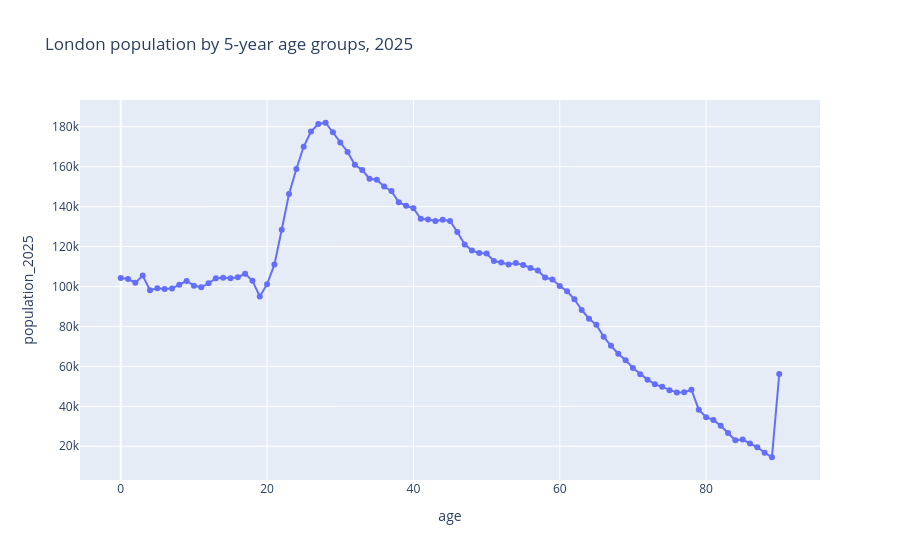

Source (notebook cell):
### Code cell
#line graph
import plotly.express as px
fig = px.line(
        population_total,
        x="age",
        y="population_2025",
        markers=True,
        title="London population by 5-year age groups, 2025",
        
    )
fig.show()

### Figure 1 — Plotly figure (JSON) as saved in the notebook; plotly's stock layout.template omitted (floating-point values rounded to 4 significant figures)
{"data": [{"hovertemplate": "age=%{x}<br>population_2025=%{y}<extra></extra>", "legendgroup": "", "line": {"color": "#636efa", "dash": "solid"}, "marker": {"symbol": "circle"}, "mode": "lines+markers", "name": "", "orientation": "v", "showlegend": false, "type": "scatter", "x": [0, 1, 2, 3, 4, 5, 6, 7, 8, 9, 10, 11, 12, 13, 14, 15, 16, 17, 18, 19, 20, 21, 22, 23, 24, 25, 26, 27, 28, 29, 30, 31, 32, 33, 34, 35, 36, 37, 38, 39, 40, 41, 42, 43, 44, 45, 46, 47, 48, 49, 50, 51, 52, 53, 54, 55, 56, 57, 58, 59, 60, 61, 62, 63, 64, 65, 66, 67, 68, 69, 70, 71, 72, 73, 74, 75, 76, 77, 78, 79, 80, 81, 82, 83, 84, 85, 86, 87, 88, 89, 90], "xaxis": "x", "y": [104288, 103759, 101893, 105481, 98128, 99066, 98793, 98974, 100919, 102788, 100422, 99595, 101599, 104144, 104369, 104098, 104619, 106357, 102850, 95037, 101172, 110958, 128458, 146286, 158859, 169967, 177574, 181381, 182004, 177295, 172167, 167375, 160964, 158310, 153955, 153447, 150050, 147766, 142198, 140459, 139189, 133937, 133555, 132834, 133388, 132825, 127318, 121092, 118023, 116768, 116515, 112741, 111988, 111045, 111733, 110800, 109316, 107961, 104500, 103449, 100268, 97597, 93588, 88272, 83865, 80817, 74847, 70275, 66324, 63095, 59196, 56063, 53349, 51098, 49739, 48066, 46880, 47080, 48319, 38294, 34517, 33155, 30236, 26628, 22945, 23331, 21354, 19468, 16784, 14483, 56175], "yaxis": "y"}], "layout": {"legend": {"tracegroupgap": 0}, "title": {"text": "London population by 5-year age groups, 2025"}, "xaxis": {"anchor": "y", "domain": [0, 1], "title": {"text": "age"}}, "yaxis": {"anchor": "x", "domain": [0, 1], "title": {"text": "population_2025"}}}}
